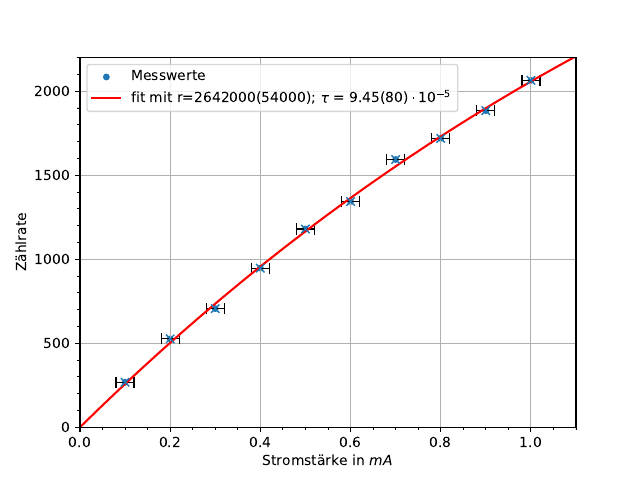

Recreate this plot in Python.

from inspect import getsourcefile
import os.path as path, sys
current_dir = path.dirname(path.abspath(getsourcefile(lambda:0)))
sys.path.insert(0, current_dir[:current_dir.rfind(path.sep)])
from AP import *
import matplotlib.pyplot as plt
from matplotlib.ticker import MultipleLocator
from scipy import optimize
import matplotlib.ticker as ticker


#COLOR_STYLE = ["red","green","blue"]
Y_LABEL = r"Zählrate"
X_LABEL = r"Stromstärke in $mA$"
X_START =0 * 0.001
Y_START =0
X_END = 1.1 * 0.001
Y_END = 2200

X_MAJOR_TICK = 0.2 *0.001
Y_MAJOR_TICK =500
X_MINOR_TICK = 0.05 *0.001
Y_MINOR_TICK = 100
SAVE_AS = "./XST/Detektortotzeit.pdf"


path_ = "./XST/data.xls"


data = getTableFromCells("E5","O35",path_,"V5")
Totdat = [[i* 0.0001  for i in range(1,11)],[]]
Totdat[1] = [data[i][19] for i in range(1,11)]
print(Totdat)
#-------- curve fit
def func(x,r,t):
    return r * x *np.exp(-1*r*t*x)
def funcArr(x,arr):
    return func(x,arr[0],arr[1])

popt,perr = optimize.curve_fit(func,Totdat[0],Totdat[1])
print(popt,np.sqrt(np.diag(perr)))
fitDat =genDataFromFunktion(1000,X_START,X_END,popt,funcArr)



#----------- plot

fig, ax = plt.subplots()


ax.grid()

ax.scatter(Totdat[0],Totdat[1],s=15)
ax.plot(fitDat[0],fitDat[1],color = "red")

ax.set_xlabel(X_LABEL)
ax.set_ylabel(Y_LABEL)
ax.set_xlim(X_START,X_END)
ax.set_ylim(Y_START,Y_END)


# Define the formatter function
def format_func(value, tick_number):
    return round(value*1000,2)

# Set the x-axis formatter
ax.xaxis.set_major_formatter(ticker.FuncFormatter(format_func))

ax.xaxis.set_major_locator(MultipleLocator(X_MAJOR_TICK))
ax.xaxis.set_minor_locator(MultipleLocator(X_MINOR_TICK))
ax.yaxis.set_major_locator(MultipleLocator(Y_MAJOR_TICK))
ax.yaxis.set_minor_locator(MultipleLocator(Y_MINOR_TICK))



plt.legend(("Messwerte", fr"fit mit r={round_errtex(popt[0],np.sqrt(np.diag(perr))[0])}; $\tau$ = {round_errtex(popt[1],np.sqrt(np.diag(perr))[1])}"))
plt.savefig(SAVE_AS)
plt.show()




